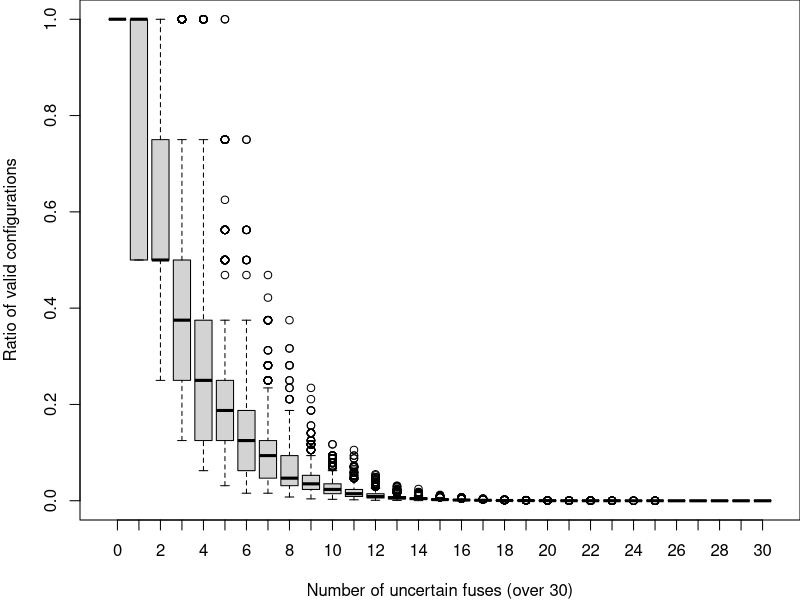

This chart was generated by the following R code:
xpData = read.csv("result-bp-topo30.csv", header = TRUE)

par(mar=c(4,4,0,0))

boxplot(xpData$X.V.TV ~ xpData$X.UF,
        data=xpData,
        ylab="Ratio of valid configurations",
        xlab="Number of uncertain fuses (over 30)"
)